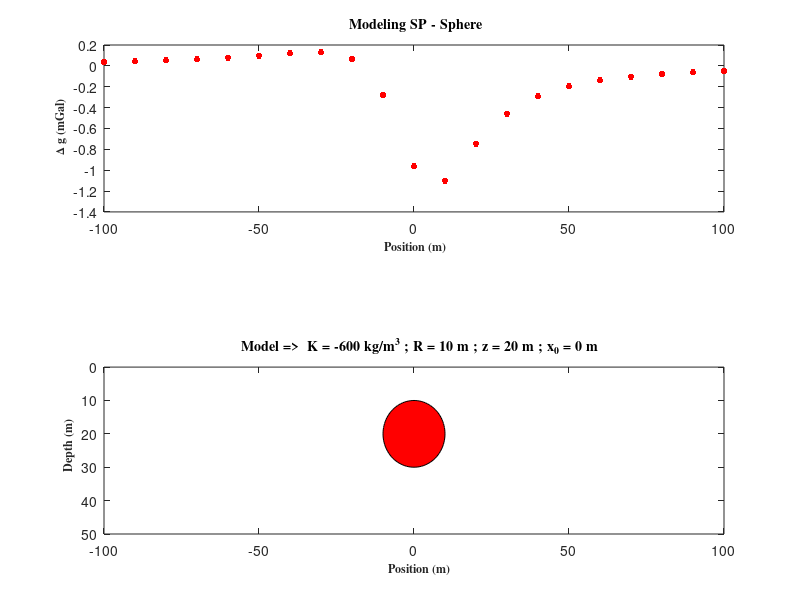

MATLAB code for this plot:
% Copyright: 2018 - Teknik Geofisika, Universitas Pertamina
% URL: https://sites.google.com/site/metkomup/programming
% Cite: D. Wijaya, et. al. 2018. Forward modeling metode SP. http://doi.org/10.5281/zenodo.1187020

clear; close; clc;

%Konstanta
K = -600;
z = 20;
x0 = 0;
teta = 40;

%Lokasi Pengukuran
x= -100:10:100;

%%----------- FORMULA FORWARD BALL ---------%%
for i=1:length (x)
    V(i)= ((x(i)-x0)*cosd(teta)+ z*sind(teta))/(((x(i)-x0)^2+z^2)^1.5);
end

dy=K*V;

%%--------- PLOT FORWARD --------%%
figure (1)
subplot (5,1,[1 2])
plot(x,dy,'.','color','r','Markersize',15);
xlim([min(x) max(x)]);
xlabel('\bf \fontsize{12}\fontname{Times}Position (m)');
ylabel('\bf \fontsize{12}\fontname{Times}\Delta g (mGal)');
title('\bf \fontsize{14}\fontname{Times}Modeling SP - Sphere');

subplot(5,1,[4 5])


% Gambar Bola
th = 0:pi/50:2*pi;
R = 10;
xunit = R*cos(th)+x0;
yunit = R*sin(th)+z;
fill(xunit,yunit,'r');
set(gca,'ydir','reverse');
axis([min(x) max(x) 0 50]);
title([ ' \bf \fontsize{14} \fontname{Times}Model => ' , ' K = ' , ...
 num2str(K), ' kg/m^3 ; R = ' ,num2str(R), ...
 ' m ; z = ' ,num2str(z), ' m ; x_0 = ' ,num2str(x0), ' m' ]);
xlabel(' \bf \fontsize{12} \fontname{Times}Position (m)' );
ylabel(' \bf \fontsize{12} \fontname{Times}Depth (m)' );
%axis equal;
